Frame 1 (no input): blank canvas, image omitted
Frame 60 (no input): blank canvas, image omitted
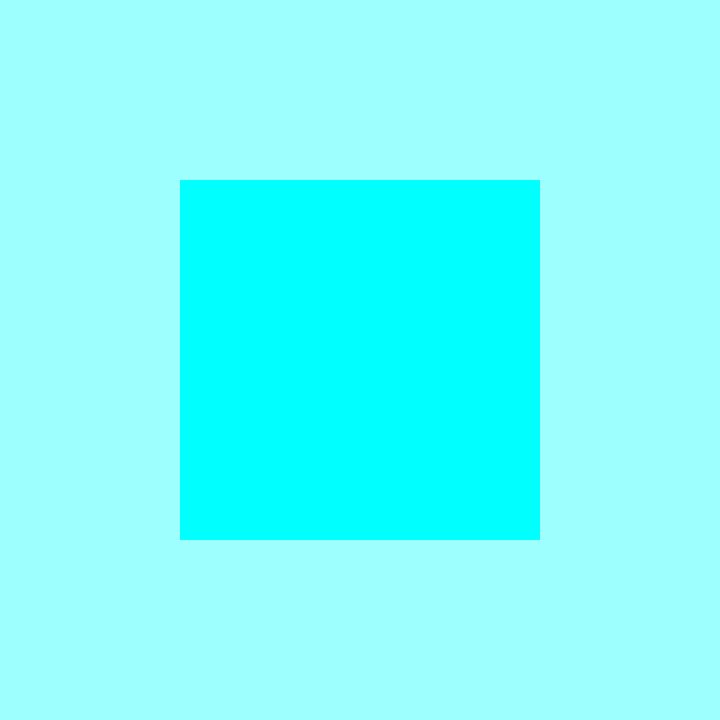
Frame 120 (the mouse pressed at the canvas centre since frame 60)

The p5.js sketch whose frames 1 and 60 were blank and that drew this single picture after the mouse press (run headless with seeded random() and noise() and a simulated clock; from frame 60 on, the mouse is pressed at the canvas centre):

// p5.js sketch
// ── sketch.js
function setup(){
    createCanvas(720,720);
    colorMode(HSB,360,100,100); // the 360 is related to the 720
    rectMode(CENTER);

}

function draw(){
    background(mouseY/2,38,100); // draw background based on mouse pos Y divided by two
    fill(360-mouseY/2,100,100); // changing the fill using the mouse Y value, based on where users mouse is
    rect(width/2,height/2,mouseX,mouseX);
    //subbing in the x values for rectangles width and height so that the square size varies and you move the mouse
    noStroke();

}
